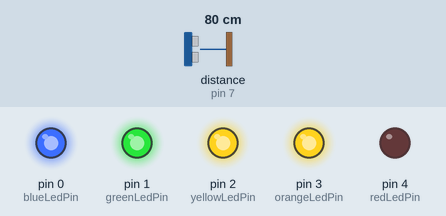
This sketch was run on a simulated Arduino Uno, built with avr-gcc and run on an emulated ATmega328P. Parts: output pins drawn as LEDs (lit = HIGH). Wiring (inferred from the names in the program): ultrasonic range finder: trigger pin 7; echo pin 7. Inputs (shaded band) come from the test bench; at power-on: distance to the obstacle (sensor on pin 7) 80 cm. The echo pulse lasts 58.3 µs per cm.

Above: at 1.8 s.
1.9 s: distance to the obstacle (sensor on pin 7) set to 2 cm
At 3.0 s:
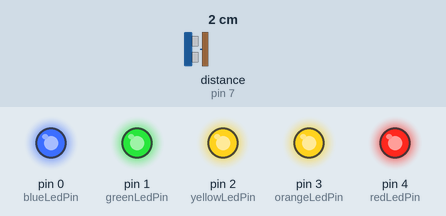
3.5 s: distance to the obstacle (sensor on pin 7) set to 120 cm
At 4.9 s:
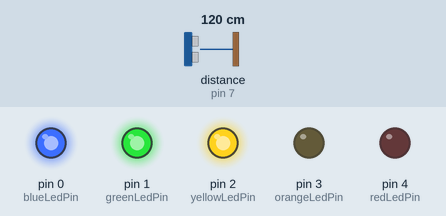
5.5 s: distance to the obstacle (sensor on pin 7) set to 146 cm
7.2 s: distance to the obstacle (sensor on pin 7) set to 155 cm
At 9.2 s:
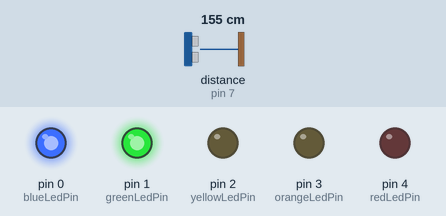
9.5 s: distance to the obstacle (sensor on pin 7) set to 196 cm
11.2 s: distance to the obstacle (sensor on pin 7) set to 203 cm
At 12.8 s:
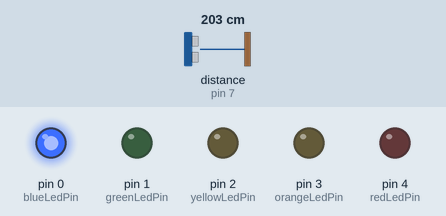
Timing chart, 0 to 14.3 s (numbered marks = the images above; inputs shaded):
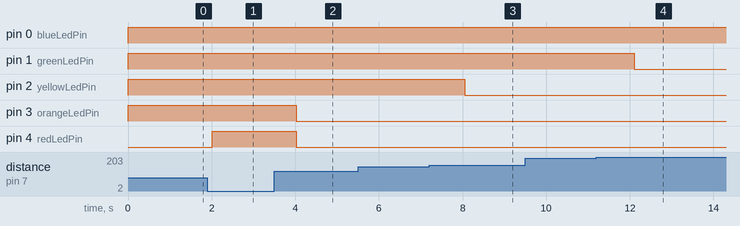

The sketch:

five_leds.ino
```cpp
const int redLedPin = 4;
const int orangeLedPin = 3;
const int yellowLedPin = 2;
const int greenLedPin = 1;
const int blueLedPin = 0;

const int sensorPin = 7;

long getDistanceData()
{
  pinMode(sensorPin, OUTPUT);
  digitalWrite(sensorPin, LOW);
  delayMicroseconds(2);
  digitalWrite(sensorPin, HIGH);
  delayMicroseconds(10);
  digitalWrite(sensorPin, LOW);

  pinMode(sensorPin, INPUT);
  long dur = pulseIn(sensorPin, HIGH);
  long cm = dur / 29 / 2;
  return cm;
}

void setup()
{
  pinMode(redLedPin, OUTPUT);
  pinMode(orangeLedPin, OUTPUT);
  pinMode(yellowLedPin, OUTPUT);
  pinMode(greenLedPin, OUTPUT);
  pinMode(blueLedPin, OUTPUT);
}

void loop()
{
  long distance_to_object = getDistanceData();
  if (distance_to_object < 50)
  {
    digitalWrite(redLedPin, HIGH);
    digitalWrite(orangeLedPin, HIGH);
    digitalWrite(yellowLedPin, HIGH);
    digitalWrite(greenLedPin, HIGH);
    digitalWrite(blueLedPin, HIGH);
  }
  else if (distance_to_object > 50 && distance_to_object <= 100)
  {
    digitalWrite(redLedPin, LOW);
    digitalWrite(orangeLedPin, HIGH);
    digitalWrite(yellowLedPin, HIGH);
    digitalWrite(greenLedPin, HIGH);
    digitalWrite(blueLedPin, HIGH);
  }
  else if (distance_to_object > 100 && distance_to_object <= 150)
  {
    digitalWrite(redLedPin, LOW);
    digitalWrite(orangeLedPin, LOW);
    digitalWrite(yellowLedPin, HIGH);
    digitalWrite(greenLedPin, HIGH);
    digitalWrite(blueLedPin, HIGH);
  }
  else if (distance_to_object > 150 && distance_to_object <= 200)
  {
    digitalWrite(redLedPin, LOW);
    digitalWrite(orangeLedPin, LOW);
    digitalWrite(yellowLedPin, LOW);
    digitalWrite(greenLedPin, HIGH);
    digitalWrite(blueLedPin, HIGH);
  }
  else if (distance_to_object > 200 && distance_to_object <= 300)
  {
    digitalWrite(redLedPin, LOW);
    digitalWrite(orangeLedPin, LOW);
    digitalWrite(yellowLedPin, LOW);
    digitalWrite(greenLedPin, LOW);
    digitalWrite(blueLedPin, HIGH);
  }
  else
  {
    digitalWrite(redLedPin, LOW);
    digitalWrite(orangeLedPin, LOW);
    digitalWrite(yellowLedPin, LOW);
    digitalWrite(greenLedPin, LOW);
    digitalWrite(blueLedPin, LOW);
  }
  delay(1000);
}
```

Measured:
- the behaviour switches between 150 and 151 cm on distance to the obstacle (sensor on pin 7) (found by bisection; images 2 and 3)
- the behaviour switches between 200 and 201 cm on distance to the obstacle (sensor on pin 7) (found by bisection; images 3 and 4)
- after the input at 1.9 s, pin 4 (redLedPin): LOW → HIGH after 0.11 s
- after the input at 3.5 s, pin 3 (orangeLedPin), pin 4 (redLedPin): HIGH → LOW after 0.52 s
- after the input at 5.5 s, every drawn part: stays the same
- after the input at 7.2 s, pin 2 (yellowLedPin): HIGH → LOW after 0.86 s
- after the input at 9.5 s, every drawn part: stays the same
- after the input at 11.2 s, pin 1 (greenLedPin): HIGH → LOW after 0.90 s
